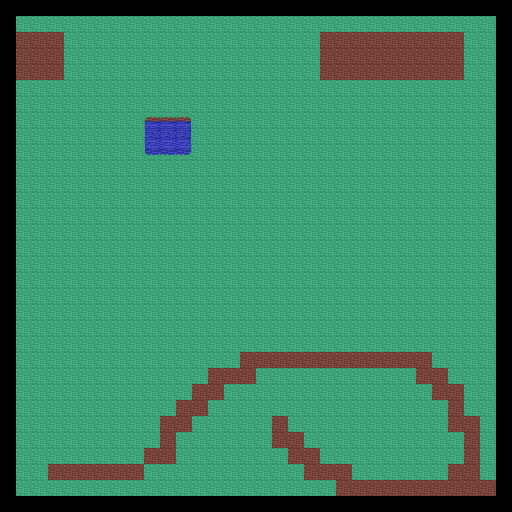

A 2D game scene composited from a Tiled map and its tileset images. What follows is a short description and the map's XML, with every tile layer's data as written:
An orthogonal 32x32 tile map with 16x16 px tiles, 1 tile layer (Tile Layer 1).

<map version="1.2" tiledversion="1.3.2" orientation="orthogonal" renderorder="right-down" compressionlevel="0" width="32" height="32" tilewidth="16" tileheight="16" infinite="0" nextlayerid="2" nextobjectid="1">
 <editorsettings>
  <export target="../maps/untitled.csv" format="csv" />
 </editorsettings>
 <tileset firstgid="1" source="TopDownSDL.tsx" />
 <layer id="1" name="Tile Layer 1" width="32" height="32">
  <data encoding="csv">
4,4,4,4,4,4,4,4,4,4,4,4,4,4,4,4,4,4,4,4,4,4,4,4,4,4,4,4,4,4,4,4,
4,1,1,1,1,1,1,1,1,1,1,1,1,1,1,1,1,1,1,1,1,1,1,1,1,1,1,1,1,1,1,4,
4,2,2,2,1,1,1,1,1,1,1,1,1,1,1,1,1,1,1,1,2,2,2,2,2,2,2,2,2,1,1,4,
4,2,2,2,1,1,1,1,1,1,1,1,1,1,1,1,1,1,1,1,2,2,2,2,2,2,2,2,2,1,1,4,
4,2,2,2,1,1,1,1,1,1,1,1,1,1,1,1,1,1,1,1,2,2,2,2,2,2,2,2,2,1,1,4,
4,1,1,1,1,1,1,1,1,1,1,1,1,1,1,1,1,1,1,1,1,1,1,1,1,1,1,1,1,1,1,4,
4,1,1,1,1,1,1,1,1,1,1,1,1,1,1,1,1,1,1,1,1,1,1,1,1,1,1,1,1,1,1,4,
4,1,1,1,1,1,1,1,1,6,7,8,1,1,1,1,1,1,1,1,1,1,1,1,1,1,1,1,1,1,1,4,
4,1,1,1,1,1,1,1,1,10,11,12,1,1,1,1,1,1,1,1,1,1,1,1,1,1,1,1,1,1,1,4,
4,1,1,1,1,1,1,1,1,14,15,16,1,1,1,1,1,1,1,1,1,1,1,1,1,1,1,1,1,1,1,4,
4,1,1,1,1,1,1,1,1,1,1,1,1,1,1,1,1,1,1,1,1,1,1,1,1,1,1,1,1,1,1,4,
4,1,1,1,1,1,1,1,1,1,1,1,1,1,1,1,1,1,1,1,1,1,1,1,1,1,1,1,1,1,1,4,
4,1,1,1,1,1,1,1,1,1,1,1,1,1,1,1,1,1,1,1,1,1,1,1,1,1,1,1,1,1,1,4,
4,1,1,1,1,1,1,1,1,1,1,1,1,1,1,1,1,1,1,1,1,1,1,1,1,1,1,1,1,1,1,4,
4,1,1,1,1,1,1,1,1,1,1,1,1,1,1,1,1,1,1,1,1,1,1,1,1,1,1,1,1,1,1,4,
4,1,1,1,1,1,1,1,1,1,1,1,1,1,1,1,1,1,1,1,1,1,1,1,1,1,1,1,1,1,1,4,
4,1,1,1,1,1,1,1,1,1,1,1,1,1,1,1,1,1,1,1,1,1,1,1,1,1,1,1,1,1,1,4,
4,1,1,1,1,1,1,1,1,1,1,1,1,1,1,1,1,1,1,1,1,1,1,1,1,1,1,1,1,1,1,4,
4,1,1,1,1,1,1,1,1,1,1,1,1,1,1,1,1,1,1,1,1,1,1,1,1,1,1,1,1,1,1,4,
4,1,1,1,1,1,1,1,1,1,1,1,1,1,1,1,1,1,1,1,1,1,1,1,1,1,1,1,1,1,1,4,
4,1,1,1,1,1,1,1,1,1,1,1,1,1,1,1,1,1,1,1,1,1,1,1,1,1,1,1,1,1,1,4,
4,1,1,1,1,1,1,1,1,1,1,1,1,1,1,1,1,1,1,1,1,1,1,1,1,1,1,1,1,1,1,4,
4,1,1,1,1,1,1,1,1,1,1,1,1,1,1,2,2,2,2,2,2,2,2,2,2,2,2,1,1,1,1,4,
4,1,1,1,1,1,1,1,1,1,1,1,1,2,2,2,1,1,1,1,1,1,1,1,1,1,2,2,1,1,1,4,
4,1,1,1,1,1,1,1,1,1,1,1,2,2,1,1,1,1,1,1,1,1,1,1,1,1,1,2,2,1,1,4,
4,1,1,1,1,1,1,1,1,1,1,2,2,1,1,1,1,1,1,1,1,1,1,1,1,1,1,1,2,1,1,4,
4,1,1,1,1,1,1,1,1,1,2,2,1,1,1,1,1,2,1,1,1,1,1,1,1,1,1,1,2,2,1,4,
4,1,1,1,1,1,1,1,1,1,2,1,1,1,1,1,1,2,2,1,1,1,1,1,1,1,1,1,1,2,1,4,
4,1,1,1,1,1,1,1,1,2,2,1,1,1,1,1,1,1,2,2,1,1,1,1,1,1,1,1,1,2,1,4,
4,1,1,2,2,2,2,2,2,1,1,1,1,1,1,1,1,1,1,2,2,2,1,1,1,1,1,1,2,2,1,4,
4,1,1,1,1,1,1,1,1,1,1,1,1,1,1,1,1,1,1,1,1,2,2,2,2,2,2,2,2,2,2,4,
4,4,4,4,4,4,4,4,4,4,4,4,4,4,4,4,4,4,4,4,4,4,4,4,4,4,4,4,4,4,4,4
</data>
 </layer>
</map>